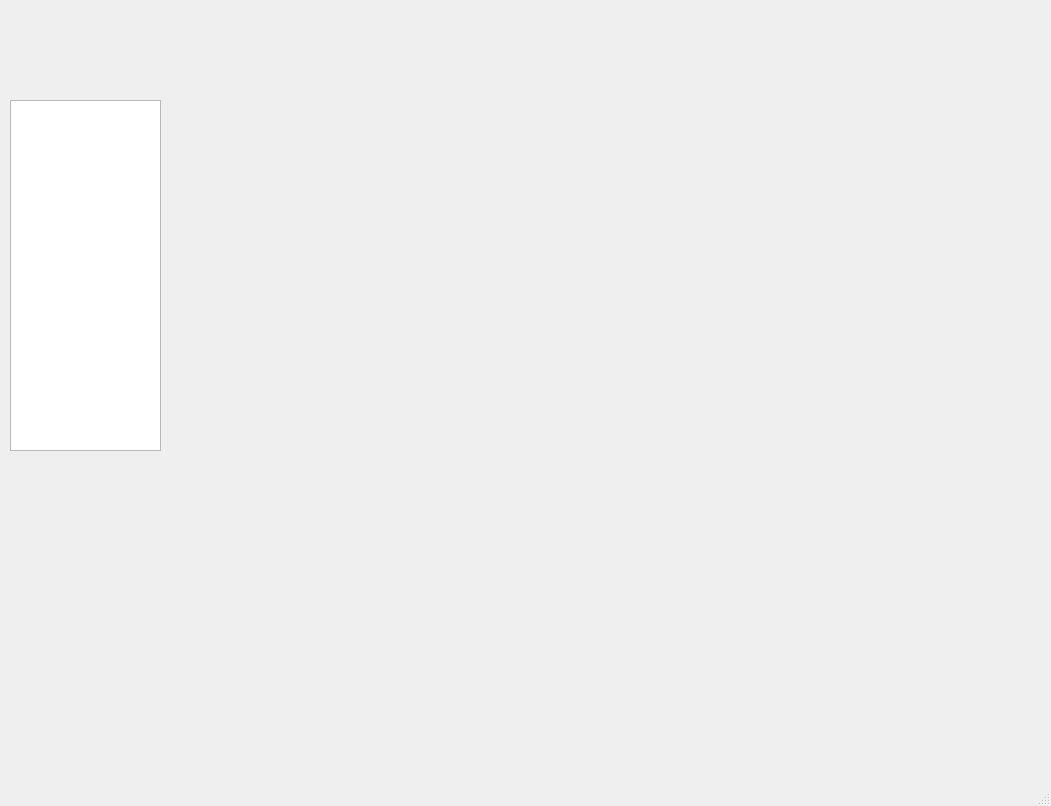
<?xml version="1.0" encoding="UTF-8"?>
<ui version="4.0">
 <class>MainWindow</class>
 <widget class="QMainWindow" name="MainWindow">
  <property name="geometry">
   <rect>
    <x>0</x>
    <y>0</y>
    <width>1051</width>
    <height>806</height>
   </rect>
  </property>
  <property name="windowTitle">
   <string>MainWindow</string>
  </property>
  <widget class="QWidget" name="centralwidget">
   <widget class="QListWidget" name="listWidget">
    <property name="geometry">
     <rect>
      <x>10</x>
      <y>100</y>
      <width>151</width>
      <height>351</height>
     </rect>
    </property>
   </widget>
   <widget class="QStackedWidget" name="stackedWidget">
    <property name="geometry">
     <rect>
      <x>188</x>
      <y>69</y>
      <width>851</width>
      <height>711</height>
     </rect>
    </property>
    <widget class="QWidget" name="page"/>
    <widget class="QWidget" name="page_2">
     <widget class="QPushButton" name="seletButton">
      <property name="geometry">
       <rect>
        <x>600</x>
        <y>10</y>
        <width>111</width>
        <height>41</height>
       </rect>
      </property>
      <property name="text">
       <string>选择图像</string>
      </property>
     </widget>
     <widget class="QLabel" name="img">
      <property name="geometry">
       <rect>
        <x>0</x>
        <y>0</y>
        <width>550</width>
        <height>550</height>
       </rect>
      </property>
      <property name="text">
       <string/>
      </property>
     </widget>
     <widget class="QPushButton" name="CameraButton">
      <property name="geometry">
       <rect>
        <x>600</x>
        <y>60</y>
        <width>111</width>
        <height>41</height>
       </rect>
      </property>
      <property name="text">
       <string>打开摄像头</string>
      </property>
     </widget>
    </widget>
   </widget>
  </widget>
  <widget class="QMenuBar" name="menubar">
   <property name="geometry">
    <rect>
     <x>0</x>
     <y>0</y>
     <width>1051</width>
     <height>21</height>
    </rect>
   </property>
  </widget>
  <widget class="QStatusBar" name="statusbar"/>
 </widget>
 <resources/>
 <connections/>
</ui>
